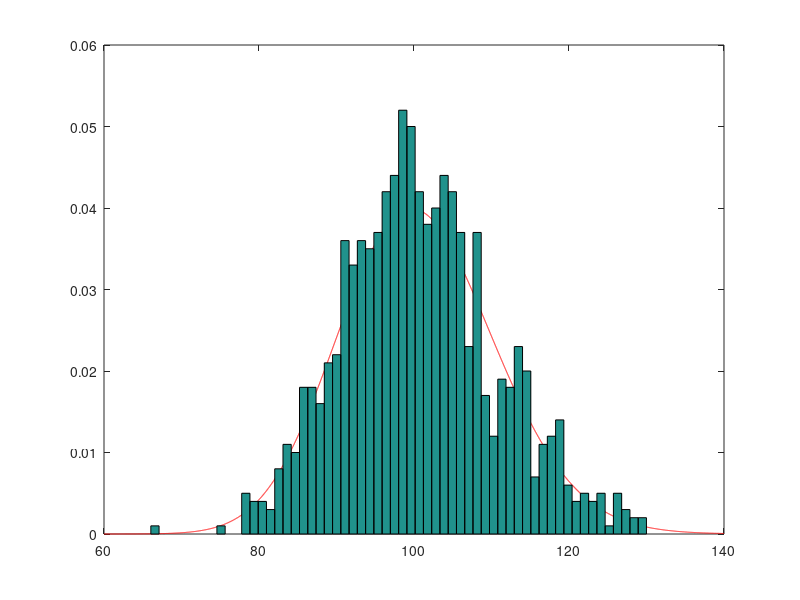

MATLAB code to generate this figure:
alpha=100.7;
lamda=1;

Z=[];
tic
for i=1:1000
	Z=[Z gaminv(rand,alpha,1/lamda)];
end
x1 = 60:0.01:140;
%%0.005-12,60-140,0.005-10 for alpha = 3.2,100.7,1.5
y1 = gampdf(x1,alpha,lamda);


plot(x1,y1,'r-')
hold on
hist(Z,60,1)
%% 11.7,60,8.7 for alpha=3.2,100.7,1.5
hold off
		
time_taken=toc
